Frame 1 (no input): blank canvas, image omitted
Frame 60 (no input): blank canvas, image omitted
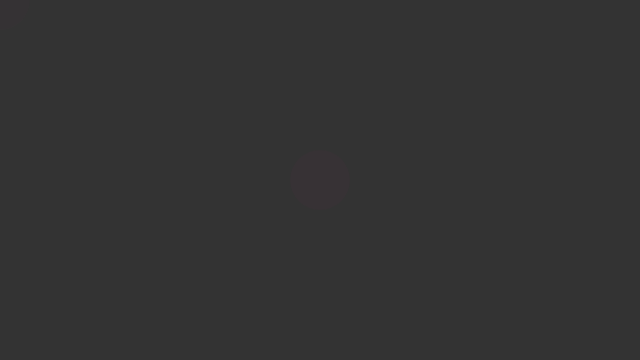
Frame 120 (the mouse pressed at the canvas centre since frame 60)

The p5.js sketch whose frames 1 and 60 were blank and that drew this single picture after the mouse press (run headless with seeded random() and noise() and a simulated clock; from frame 60 on, the mouse is pressed at the canvas centre):

// p5.js sketch
// ── sketch.js
let hue = 0;
let trail = [];
let alpha = 0;

function setup() {
  createCanvas(640, 360);
  colorMode(HSB, 360, 100, 100, 100);
  noStroke();
  // frameRate(10);
  background(20);
}

const reset = () => {
  trail.shift();
  fill(20, 10);
  // ellipse(last[0], last[1], 100);
  rect(0,0, width, height);
  alpha = 0;
}

function mouseMoved() {
  if (mouseX % 2 === 0 || mouseY % 2 === 0) {
    trail.push([mouseX, mouseY]);

  }

  for (let i = 0; i < trail.length; i++) {
    // let color = hue+mouseX*i % 360;
    let color = (hue+i)+mouseX % 360;
    // let color = map(mouseX, 0, width, 0, 360)
    fill(color, 100, 100, alpha);
    // ellipse(mouseX, mouseY, 30);
    ellipse(trail[i][0], trail[i][1], 60);
    // trail.length > 20
    alpha >= 100 ? reset() : alpha += 1;
    // print(trail.length, alpha)
  }

  hue >= 360 ? hue == 0 : hue;

}

function draw() {

}
